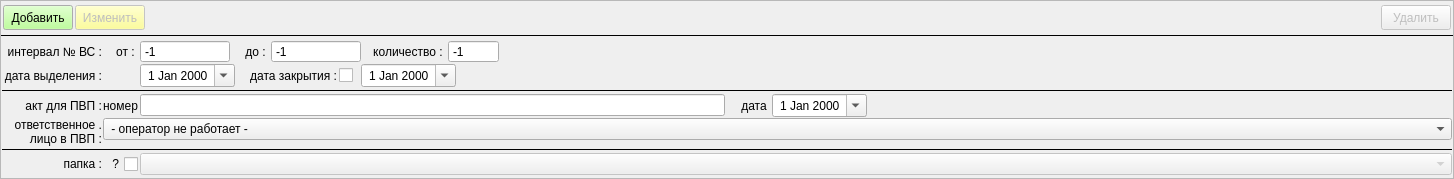
         <widget class="QFrame" name="bns_intervals_pt">
          <property name="enabled">
           <bool>true</bool>
          </property>
          <property name="frameShape">
           <enum>QFrame::StyledPanel</enum>
          </property>
          <property name="frameShadow">
           <enum>QFrame::Raised</enum>
          </property>
          <layout class="QVBoxLayout" name="verticalLayout_12">
           <property name="spacing">
            <number>2</number>
           </property>
           <property name="leftMargin">
            <number>0</number>
           </property>
           <property name="topMargin">
            <number>2</number>
           </property>
           <property name="rightMargin">
            <number>0</number>
           </property>
           <property name="bottomMargin">
            <number>2</number>
           </property>
           <item>
            <layout class="QHBoxLayout" name="horizontalLayout_4">
             <property name="spacing">
              <number>2</number>
             </property>
             <property name="leftMargin">
              <number>2</number>
             </property>
             <property name="topMargin">
              <number>2</number>
             </property>
             <property name="rightMargin">
              <number>2</number>
             </property>
             <property name="bottomMargin">
              <number>2</number>
             </property>
             <item>
              <widget class="QPushButton" name="bn_add_interval_pt">
               <property name="minimumSize">
                <size>
                 <width>70</width>
                 <height>25</height>
                </size>
               </property>
               <property name="maximumSize">
                <size>
                 <width>70</width>
                 <height>25</height>
                </size>
               </property>
               <property name="palette">
                <palette>
                 <active>
                  <colorrole role="Button">
                   <brush brushstyle="SolidPattern">
                    <color alpha="255">
                     <red>170</red>
                     <green>255</green>
                     <blue>127</blue>
                    </color>
                   </brush>
                  </colorrole>
                 </active>
                 <inactive>
                  <colorrole role="Button">
                   <brush brushstyle="SolidPattern">
                    <color alpha="255">
                     <red>170</red>
                     <green>255</green>
                     <blue>127</blue>
                    </color>
                   </brush>
                  </colorrole>
                 </inactive>
                 <disabled>
                  <colorrole role="Button">
                   <brush brushstyle="SolidPattern">
                    <color alpha="255">
                     <red>170</red>
                     <green>255</green>
                     <blue>127</blue>
                    </color>
                   </brush>
                  </colorrole>
                 </disabled>
                </palette>
               </property>
               <property name="text">
                <string>Добавить</string>
               </property>
               <property name="autoDefault">
                <bool>false</bool>
               </property>
               <property name="default">
                <bool>false</bool>
               </property>
              </widget>
             </item>
             <item>
              <widget class="QPushButton" name="bn_edit_interval_pt">
               <property name="enabled">
                <bool>false</bool>
               </property>
               <property name="minimumSize">
                <size>
                 <width>70</width>
                 <height>25</height>
                </size>
               </property>
               <property name="maximumSize">
                <size>
                 <width>70</width>
                 <height>25</height>
                </size>
               </property>
               <property name="palette">
                <palette>
                 <active>
                  <colorrole role="Button">
                   <brush brushstyle="SolidPattern">
                    <color alpha="255">
                     <red>255</red>
                     <green>255</green>
                     <blue>127</blue>
                    </color>
                   </brush>
                  </colorrole>
                 </active>
                 <inactive>
                  <colorrole role="Button">
                   <brush brushstyle="SolidPattern">
                    <color alpha="255">
                     <red>255</red>
                     <green>255</green>
                     <blue>127</blue>
                    </color>
                   </brush>
                  </colorrole>
                 </inactive>
                 <disabled>
                  <colorrole role="Button">
                   <brush brushstyle="SolidPattern">
                    <color alpha="255">
                     <red>255</red>
                     <green>255</green>
                     <blue>127</blue>
                    </color>
                   </brush>
                  </colorrole>
                 </disabled>
                </palette>
               </property>
               <property name="text">
                <string>Изменить</string>
               </property>
               <property name="autoDefault">
                <bool>false</bool>
               </property>
               <property name="default">
                <bool>false</bool>
               </property>
              </widget>
             </item>
             <item>
              <spacer name="horizontalSpacer_4">
               <property name="orientation">
                <enum>Qt::Horizontal</enum>
               </property>
               <property name="sizeHint" stdset="0">
                <size>
                 <width>996</width>
                 <height>20</height>
                </size>
               </property>
              </spacer>
             </item>
             <item>
              <widget class="QPushButton" name="bn_delete_interval_pt">
               <property name="enabled">
                <bool>false</bool>
               </property>
               <property name="minimumSize">
                <size>
                 <width>70</width>
                 <height>25</height>
                </size>
               </property>
               <property name="maximumSize">
                <size>
                 <width>70</width>
                 <height>25</height>
                </size>
               </property>
               <property name="text">
                <string>Удалить</string>
               </property>
               <property name="autoDefault">
                <bool>false</bool>
               </property>
               <property name="default">
                <bool>false</bool>
               </property>
              </widget>
             </item>
            </layout>
           </item>
           <item>
            <widget class="Line" name="line_7">
             <property name="minimumSize">
              <size>
               <width>0</width>
               <height>2</height>
              </size>
             </property>
             <property name="frameShadow">
              <enum>QFrame::Plain</enum>
             </property>
             <property name="orientation">
              <enum>Qt::Horizontal</enum>
             </property>
            </widget>
           </item>
           <item>
            <layout class="QFormLayout" name="formLayout_3">
             <property name="fieldGrowthPolicy">
              <enum>QFormLayout::AllNonFixedFieldsGrow</enum>
             </property>
             <property name="horizontalSpacing">
              <number>1</number>
             </property>
             <property name="verticalSpacing">
              <number>1</number>
             </property>
             <property name="leftMargin">
              <number>1</number>
             </property>
             <property name="topMargin">
              <number>1</number>
             </property>
             <property name="rightMargin">
              <number>1</number>
             </property>
             <property name="bottomMargin">
              <number>1</number>
             </property>
             <item row="1" column="0">
              <widget class="QLabel" name="label_12">
               <property name="minimumSize">
                <size>
                 <width>100</width>
                 <height>0</height>
                </size>
               </property>
               <property name="maximumSize">
                <size>
                 <width>100</width>
                 <height>16777215</height>
                </size>
               </property>
               <property name="text">
                <string>дата выделения :</string>
               </property>
               <property name="alignment">
                <set>Qt::AlignRight|Qt::AlignTrailing|Qt::AlignVCenter</set>
               </property>
              </widget>
             </item>
             <item row="1" column="1">
              <layout class="QHBoxLayout" name="horizontalLayout_10">
               <property name="spacing">
                <number>2</number>
               </property>
               <item>
                <widget class="QLabel" name="label_32">
                 <property name="minimumSize">
                  <size>
                   <width>35</width>
                   <height>0</height>
                  </size>
                 </property>
                 <property name="text">
                  <string/>
                 </property>
                 <property name="alignment">
                  <set>Qt::AlignRight|Qt::AlignTrailing|Qt::AlignVCenter</set>
                 </property>
                </widget>
               </item>
               <item>
                <widget class="QDateEdit" name="date_interval_pt">
                 <property name="minimumSize">
                  <size>
                   <width>90</width>
                   <height>0</height>
                  </size>
                 </property>
                 <property name="alignment">
                  <set>Qt::AlignCenter</set>
                 </property>
                 <property name="calendarPopup">
                  <bool>true</bool>
                 </property>
                </widget>
               </item>
               <item>
                <widget class="QLabel" name="label_21">
                 <property name="minimumSize">
                  <size>
                   <width>100</width>
                   <height>0</height>
                  </size>
                 </property>
                 <property name="maximumSize">
                  <size>
                   <width>100</width>
                   <height>16777215</height>
                  </size>
                 </property>
                 <property name="text">
                  <string>дата закрытия :</string>
                 </property>
                 <property name="alignment">
                  <set>Qt::AlignRight|Qt::AlignTrailing|Qt::AlignVCenter</set>
                 </property>
                </widget>
               </item>
               <item>
                <widget class="QCheckBox" name="ch_interval_pt_close">
                 <property name="minimumSize">
                  <size>
                   <width>20</width>
                   <height>0</height>
                  </size>
                 </property>
                 <property name="text">
                  <string/>
                 </property>
                </widget>
               </item>
               <item>
                <widget class="QDateEdit" name="date_interval_pt_close">
                 <property name="minimumSize">
                  <size>
                   <width>90</width>
                   <height>0</height>
                  </size>
                 </property>
                 <property name="alignment">
                  <set>Qt::AlignCenter</set>
                 </property>
                 <property name="calendarPopup">
                  <bool>true</bool>
                 </property>
                </widget>
               </item>
               <item>
                <spacer name="horizontalSpacer_12">
                 <property name="orientation">
                  <enum>Qt::Horizontal</enum>
                 </property>
                 <property name="sizeHint" stdset="0">
                  <size>
                   <width>996</width>
                   <height>20</height>
                  </size>
                 </property>
                </spacer>
               </item>
              </layout>
             </item>
             <item row="4" column="0">
              <widget class="QLabel" name="label_28">
               <property name="minimumSize">
                <size>
                 <width>100</width>
                 <height>0</height>
                </size>
               </property>
               <property name="font">
                <font>
                 <weight>50</weight>
                 <bold>false</bold>
                </font>
               </property>
               <property name="text">
                <string>акт для ПВП :</string>
               </property>
               <property name="alignment">
                <set>Qt::AlignRight|Qt::AlignTrailing|Qt::AlignVCenter</set>
               </property>
              </widget>
             </item>
             <item row="4" column="1">
              <layout class="QHBoxLayout" name="horizontalLayout_20">
               <property name="spacing">
                <number>2</number>
               </property>
               <item>
                <widget class="QLabel" name="label_29">
                 <property name="minimumSize">
                  <size>
                   <width>35</width>
                   <height>0</height>
                  </size>
                 </property>
                 <property name="maximumSize">
                  <size>
                   <width>30</width>
                   <height>16777215</height>
                  </size>
                 </property>
                 <property name="text">
                  <string>номер</string>
                 </property>
                 <property name="alignment">
                  <set>Qt::AlignRight|Qt::AlignTrailing|Qt::AlignVCenter</set>
                 </property>
                </widget>
               </item>
               <item>
                <widget class="QLineEdit" name="ln_act_num_pt">
                 <property name="minimumSize">
                  <size>
                   <width>120</width>
                   <height>0</height>
                  </size>
                 </property>
                 <property name="frame">
                  <bool>true</bool>
                 </property>
                </widget>
               </item>
               <item>
                <widget class="QLabel" name="label_30">
                 <property name="minimumSize">
                  <size>
                   <width>30</width>
                   <height>0</height>
                  </size>
                 </property>
                 <property name="text">
                  <string>    дата </string>
                 </property>
                 <property name="alignment">
                  <set>Qt::AlignRight|Qt::AlignTrailing|Qt::AlignVCenter</set>
                 </property>
                </widget>
               </item>
               <item>
                <widget class="QDateEdit" name="date_act_pt">
                 <property name="minimumSize">
                  <size>
                   <width>90</width>
                   <height>0</height>
                  </size>
                 </property>
                 <property name="alignment">
                  <set>Qt::AlignCenter</set>
                 </property>
                 <property name="calendarPopup">
                  <bool>true</bool>
                 </property>
                </widget>
               </item>
               <item>
                <spacer name="horizontalSpacer_18">
                 <property name="orientation">
                  <enum>Qt::Horizontal</enum>
                 </property>
                 <property name="sizeHint" stdset="0">
                  <size>
                   <width>40</width>
                   <height>20</height>
                  </size>
                 </property>
                </spacer>
               </item>
              </layout>
             </item>
             <item row="5" column="1">
              <widget class="QComboBox" name="combo_act_obtainer">
               <item>
                <property name="text">
                 <string> - оператор не работает - </string>
                </property>
               </item>
               <item>
                <property name="text">
                 <string>(1)  оператор работает</string>
                </property>
               </item>
              </widget>
             </item>
             <item row="5" column="0">
              <widget class="QLabel" name="label_31">
               <property name="minimumSize">
                <size>
                 <width>100</width>
                 <height>0</height>
                </size>
               </property>
               <property name="text">
                <string>ответственное .
лицо в ПВП :</string>
               </property>
               <property name="alignment">
                <set>Qt::AlignRight|Qt::AlignTrailing|Qt::AlignVCenter</set>
               </property>
              </widget>
             </item>
             <item row="7" column="0">
              <widget class="QLabel" name="label_24">
               <property name="minimumSize">
                <size>
                 <width>100</width>
                 <height>0</height>
                </size>
               </property>
               <property name="maximumSize">
                <size>
                 <width>100</width>
                 <height>16777215</height>
                </size>
               </property>
               <property name="text">
                <string>папка :</string>
               </property>
               <property name="alignment">
                <set>Qt::AlignRight|Qt::AlignTrailing|Qt::AlignVCenter</set>
               </property>
              </widget>
             </item>
             <item row="7" column="1">
              <widget class="QFrame" name="horizontalFrame">
               <layout class="QHBoxLayout" name="horizontalLayout_13" stretch="0,1">
                <property name="spacing">
                 <number>2</number>
                </property>
                <property name="leftMargin">
                 <number>0</number>
                </property>
                <property name="topMargin">
                 <number>0</number>
                </property>
                <property name="rightMargin">
                 <number>0</number>
                </property>
                <property name="bottomMargin">
                 <number>0</number>
                </property>
                <item>
                 <widget class="QCheckBox" name="ch_interval_pt_folder">
                  <property name="minimumSize">
                   <size>
                    <width>35</width>
                    <height>0</height>
                   </size>
                  </property>
                  <property name="layoutDirection">
                   <enum>Qt::RightToLeft</enum>
                  </property>
                  <property name="text">
                   <string>?</string>
                  </property>
                 </widget>
                </item>
                <item>
                 <widget class="QComboBox" name="combo_folder">
                  <property name="enabled">
                   <bool>false</bool>
                  </property>
                  <property name="maxVisibleItems">
                   <number>50</number>
                  </property>
                 </widget>
                </item>
               </layout>
              </widget>
             </item>
             <item row="6" column="0" colspan="2">
              <widget class="Line" name="line">
               <property name="minimumSize">
                <size>
                 <width>0</width>
                 <height>5</height>
                </size>
               </property>
               <property name="frameShadow">
                <enum>QFrame::Plain</enum>
               </property>
               <property name="orientation">
                <enum>Qt::Horizontal</enum>
               </property>
              </widget>
             </item>
             <item row="3" column="0" colspan="2">
              <widget class="Line" name="line_2">
               <property name="minimumSize">
                <size>
                 <width>0</width>
                 <height>5</height>
                </size>
               </property>
               <property name="frameShadow">
                <enum>QFrame::Plain</enum>
               </property>
               <property name="orientation">
                <enum>Qt::Horizontal</enum>
               </property>
              </widget>
             </item>
             <item row="0" column="0">
              <widget class="QLabel" name="label_15">
               <property name="minimumSize">
                <size>
                 <width>100</width>
                 <height>0</height>
                </size>
               </property>
               <property name="maximumSize">
                <size>
                 <width>100</width>
                 <height>16777215</height>
                </size>
               </property>
               <property name="text">
                <string>интервал № ВС :</string>
               </property>
               <property name="alignment">
                <set>Qt::AlignRight|Qt::AlignTrailing|Qt::AlignVCenter</set>
               </property>
              </widget>
             </item>
             <item row="0" column="1">
              <layout class="QHBoxLayout" name="horizontalLayout_9">
               <property name="spacing">
                <number>2</number>
               </property>
               <item>
                <widget class="QLabel" name="label_22">
                 <property name="minimumSize">
                  <size>
                   <width>35</width>
                   <height>0</height>
                  </size>
                 </property>
                 <property name="text">
                  <string>от : </string>
                 </property>
                 <property name="alignment">
                  <set>Qt::AlignRight|Qt::AlignTrailing|Qt::AlignVCenter</set>
                 </property>
                </widget>
               </item>
               <item>
                <widget class="QSpinBox" name="spin_interval_pt_from">
                 <property name="minimumSize">
                  <size>
                   <width>90</width>
                   <height>0</height>
                  </size>
                 </property>
                 <property name="readOnly">
                  <bool>false</bool>
                 </property>
                 <property name="buttonSymbols">
                  <enum>QAbstractSpinBox::NoButtons</enum>
                 </property>
                 <property name="minimum">
                  <number>-1</number>
                 </property>
                 <property name="maximum">
                  <number>999999999</number>
                 </property>
                 <property name="singleStep">
                  <number>1</number>
                 </property>
                 <property name="value">
                  <number>-1</number>
                 </property>
                </widget>
               </item>
               <item>
                <widget class="QLabel" name="label_16">
                 <property name="text">
                  <string>    до : </string>
                 </property>
                 <property name="alignment">
                  <set>Qt::AlignRight|Qt::AlignTrailing|Qt::AlignVCenter</set>
                 </property>
                </widget>
               </item>
               <item>
                <widget class="QSpinBox" name="spin_interval_pt_to">
                 <property name="minimumSize">
                  <size>
                   <width>90</width>
                   <height>0</height>
                  </size>
                 </property>
                 <property name="readOnly">
                  <bool>false</bool>
                 </property>
                 <property name="buttonSymbols">
                  <enum>QAbstractSpinBox::NoButtons</enum>
                 </property>
                 <property name="minimum">
                  <number>-1</number>
                 </property>
                 <property name="maximum">
                  <number>999999999</number>
                 </property>
                 <property name="singleStep">
                  <number>1</number>
                 </property>
                 <property name="value">
                  <number>-1</number>
                 </property>
                </widget>
               </item>
               <item>
                <widget class="QLabel" name="label_17">
                 <property name="text">
                  <string>   количество : </string>
                 </property>
                 <property name="alignment">
                  <set>Qt::AlignRight|Qt::AlignTrailing|Qt::AlignVCenter</set>
                 </property>
                </widget>
               </item>
               <item>
                <widget class="QSpinBox" name="spin_interval_pt_count">
                 <property name="minimumSize">
                  <size>
                   <width>50</width>
                   <height>0</height>
                  </size>
                 </property>
                 <property name="readOnly">
                  <bool>true</bool>
                 </property>
                 <property name="buttonSymbols">
                  <enum>QAbstractSpinBox::NoButtons</enum>
                 </property>
                 <property name="minimum">
                  <number>-1</number>
                 </property>
                 <property name="maximum">
                  <number>999999999</number>
                 </property>
                 <property name="singleStep">
                  <number>1</number>
                 </property>
                 <property name="value">
                  <number>-1</number>
                 </property>
                 <property name="displayIntegerBase">
                  <number>10</number>
                 </property>
                </widget>
               </item>
               <item>
                <spacer name="horizontalSpacer_11">
                 <property name="orientation">
                  <enum>Qt::Horizontal</enum>
                 </property>
                 <property name="sizeHint" stdset="0">
                  <size>
                   <width>40</width>
                   <height>20</height>
                  </size>
                 </property>
                </spacer>
               </item>
              </layout>
             </item>
            </layout>
           </item>
          </layout>
         </widget>
